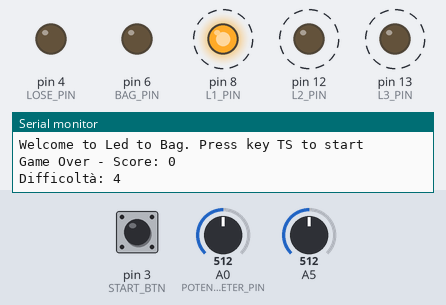
Bench run of a sketch on a simulated Arduino Uno, built with avr-gcc and run on an emulated ATmega328P. Shown: output pins drawn as LEDs (lit = HIGH), the last lines printed to the serial monitor. Dashed ring = blinking. Inputs (shaded band) come from the test bench; at power-on: pin 3 (START_BTN) LOW, A0 (POTENTIOMETER_PIN) = 512, A5 = 512. Random numbers use the default seed unless the sketch sets one.

Above: at 2.55 s.
3.0 s: pin 3 (START_BTN) pulled HIGH for 0.15 s
At 7.1 s:
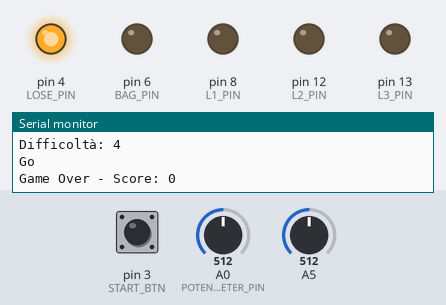
At 8.65 s:
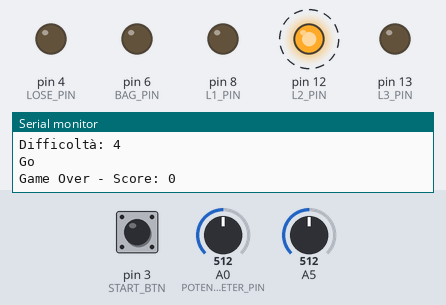
9.1 s: pin 3 (START_BTN) pulled HIGH for 1 s
At 14.75 s:
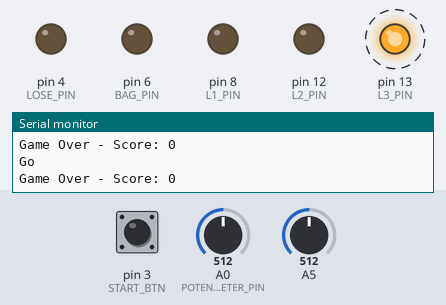
Timing chart, 0 to 19.1 s (numbered marks = the images above; inputs shaded):
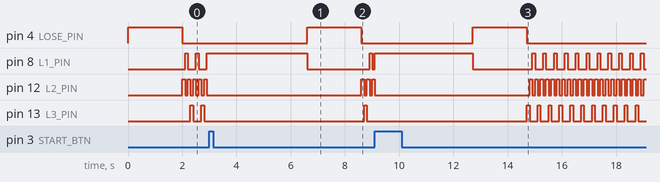

The sketch:

led_to_bag.ino
```cpp
#include "MiniTimerOne.h" /* Library that manage the Timer1 of an ATmega328P processor on a Arduino Uno wrote by Matteo Castellucci and Giorgia Rondinini*/

#define DEFAULT_INTERRUPT_PERIOD 4000000 /* Base period of first round in microseconds */
#define DEBOUNCE_DELAY 150  /* Time to wait to avoid debounce problems */
#define L3_PIN 13
#define L2_PIN 12
#define L1_PIN 8
#define BAG_PIN 6
#define LOSE_PIN 4
#define POTENTIOMETER_PIN A0
#define START_BTN 3
#define MOVE_BTN 2
#define LED_BAG_INDEX 3
#define LED_LOSE_INDEX 4

// Functions declaration
void startGame(); /* Start the game */
void moveLed(); /* Move the switched on led to the next position during the blinking led phase */
void moveDown(); /* Move the switched on led to the next position during the game phase */
void interruptLose(); /* If the time of the round is spent, this method is called by interrupt to end the game (TimerOne) */
void readDifficulty(); /* Read the difficulty chosen by the user */
void refreshLed(); /* Update led status during the game phase */

// Global variables declaration
int leds[5] = {L3_PIN, L2_PIN, L1_PIN, BAG_PIN, LOSE_PIN}; /* All led pins */
int ledIndexOfBlinking = 0; /* Index of vector 'leds' of which led is switched on during the blinking phase */
int direction = 1; /* Direction of led movement during the blinking phase */
int difficulty = 0; /* Difficulty of the game: from 1 (EASY) to 8 (HARD) */
int fadeAmount = 5; /* Value to increas or decreas to manage duty cicle of white led */
int currIntensity = 0; /* Actual intensity of white led (PWM) */
int roundNumber = 0; /* Number of actual round in the game phase */
long prevTimeMoveDown = 0; /* Usefull to manage the bouncing of the move button */
long prevTimeStart = 0; /* Usefull to manage the bouncing of the game start button */
long actualPeriod = 0; /* Actual interrupt period - duration of this round */
bool inRound = false; /* TRUE: First led has alredy been switched on | FALSE: First led has to be switched on */
bool moveOn = false; /* TRUE: Fade of white led completed, play next round
                        FALSE: Fade of white led hasn't been completed yet, don't start next round */
volatile bool hasLose = false; /* TRUE: Player has lost | FALSE: Player hasn't lost yet */
volatile int currentLedIndex = 0; /* Index of vector 'leds' of which led is switched on during the game phase */
volatile bool inGame = false; /* TRUE: Game is on | FALSE: Game has to be started */

void setup() {
  pinMode(L1_PIN, OUTPUT);
  pinMode(L2_PIN, OUTPUT);
  pinMode(L3_PIN, OUTPUT);
  pinMode(BAG_PIN, OUTPUT);
  pinMode(LOSE_PIN, OUTPUT);
  pinMode(START_BTN, INPUT);
  pinMode(MOVE_BTN, INPUT);
  Serial.begin(9600);
  Serial.println("Welcome to Led to Bag. Press key TS to start");
  attachInterrupt(digitalPinToInterrupt(START_BTN), startGame, RISING);
  /* Initialize timer interrupt in order to manage the duration of rounds */
  MiniTimer1.init();
  MiniTimer1.attachInterrupt(interruptLose);
}

void loop() {
  /* Catch lose event */
  noInterrupts();
  bool hasLoseCopy = hasLose;
  interrupts();
  if (hasLoseCopy == true) {
    detachInterrupt(digitalPinToInterrupt(MOVE_BTN));
    digitalWrite(L3_PIN, LOW);
    digitalWrite(L2_PIN, LOW);
    digitalWrite(L1_PIN, LOW);
    digitalWrite(BAG_PIN, LOW);
    digitalWrite(LOSE_PIN, HIGH);
    Serial.print("Game Over - Score: ");
    Serial.println(roundNumber);
    delay(2000); /* Red led is on for two seconds */
    digitalWrite(LOSE_PIN, LOW);
    roundNumber = 0;
    currentLedIndex = 0;
    currIntensity = 0;
    fadeAmount = 5;
    hasLose = false;
    moveOn = false;
    inRound = false;
    inGame = false;
    EIFR = _BV(INTF1); /* This call is used to free the interrupt buffer into ATmega328P pin 3.
                          Is usefull to be sure that the buffer doesn't remember possible interrupt on pin 3
                          occurred during a section where interrupts were disabled. This becouse ATmega328P
                          remember at most one interrupt call occurred during a no interrupt phase and, once
                          it exits by that section, it checks any calls made.*/
    attachInterrupt(digitalPinToInterrupt(START_BTN), startGame, RISING);
  }
  /* If the player isn't in game the three green leds blink */
  noInterrupts();
  bool inGameCopy = inGame;
  interrupts();
  if (!inGameCopy) {
    readDifficulty();
    moveLed();
    delay(100);
  } else { /* If the player is in game: */
    if (!inRound) { /* Need to switch on the first led once a round */
      detachInterrupt(digitalPinToInterrupt(START_BTN));
      digitalWrite(L3_PIN, LOW);
      digitalWrite(L2_PIN, LOW);
      digitalWrite(L1_PIN, LOW);
      digitalWrite(BAG_PIN, LOW);
      digitalWrite(LOSE_PIN, LOW);
      /* Switch on the first led */
      randomSeed(analogRead(5));
      currentLedIndex = random(3);
      digitalWrite(leds[currentLedIndex], HIGH);
      inRound = true;
      /* Set the duration of the round */
      calculatePeriod();
      MiniTimer1.setPeriod(actualPeriod);
      MiniTimer1.reset(); /* setPeriod() and start() don't set to zero the counter of TimerOne */
      MiniTimer1.start();
      EIFR = _BV(INTF0); /*This call is used to free the interrupt buffer into ATmega328P pin 2*/
      attachInterrupt(digitalPinToInterrupt(MOVE_BTN), moveDown, RISING);
      /* Start the round */
    } else {  /* Update led status during the game phase */
      refreshLed();
    }
  }

}

void refreshLed() {
  noInterrupts();
  int currentLedIndexCopy = currentLedIndex;
  interrupts();
  digitalWrite(leds[0], currentLedIndexCopy == 0 ? HIGH : LOW);
  digitalWrite(leds[1], currentLedIndexCopy == 1 ? HIGH : LOW);
  digitalWrite(leds[2], currentLedIndexCopy == 2 ? HIGH : LOW);
  if (currentLedIndexCopy == LED_BAG_INDEX) { /* Manage fade of bag led when the player goes on it*/
    MiniTimer1.stop();
    analogWrite(BAG_PIN, currIntensity);
    /* Manage intensity of the faded led, if the fade is over start the new round.*/
    currIntensity = currIntensity + fadeAmount; /* First it lights up completely */
    if (currIntensity == 255) { /* Then goes down */
      fadeAmount = -fadeAmount ;
      moveOn = true;
    } else if (currIntensity == 0 && moveOn == true) { /* At the end of the fade it start the next round */
      inRound = false;
      fadeAmount = -fadeAmount;
      roundNumber++;
      Serial.print("Another object in the bag! Count: ");
      Serial.print(roundNumber);
      Serial.println(" objects");
    }
    delayMicroseconds(15000);
  } else if (currentLedIndexCopy == LED_LOSE_INDEX) { /* Manage the red led when the player goes on it */
    MiniTimer1.stop();
    hasLose = true;
  } else {
    delayMicroseconds(200); /* Wait to refresh */
  }
}

void interruptLose() {
  MiniTimer1.stop();
  hasLose = true;
}

void moveDown() {
  long currentTime = millis();
  if (currentTime - prevTimeMoveDown > DEBOUNCE_DELAY) {
    if (currentLedIndex != LED_LOSE_INDEX) {
      currentLedIndex++;
      prevTimeMoveDown = currentTime;
    }
  }
}

void startGame() {
  long currentTime = millis();
  if (currentTime - prevTimeStart > DEBOUNCE_DELAY) {
    Serial.println("Go");
    inGame = true;
    prevTimeStart = currentTime;
  }
}

void moveLed() {
  digitalWrite(leds[ledIndexOfBlinking % 3], LOW);
  ledIndexOfBlinking += direction;
  digitalWrite(leds[ledIndexOfBlinking % 3], HIGH);
  if (ledIndexOfBlinking == 2 || ledIndexOfBlinking == 0) {
    direction *= -1;
  }
}

void readDifficulty() {
  /* Map analog values on a range of eight value (from 1 to 8) */
  int analogValue = analogRead(POTENTIOMETER_PIN);
  int temp = analogValue % 128 ? analogValue / 128 + 1 : analogValue / 128;
  temp += (temp == 0 ? 1 : 0);
  if (temp != difficulty) {
    difficulty = temp;
    Serial.print("Difficoltà: ");
    Serial.println(difficulty);
  }
}

void calculatePeriod() {
  if (roundNumber == 0) { /* If it's the first round it creates a time based on difficulty chosen by the user */
    actualPeriod = 100000 * difficulty;
    actualPeriod = DEFAULT_INTERRUPT_PERIOD - actualPeriod;
  } else { /* If it's not the first round, it removes 1/8 by the previus time for each round */
    long delta = actualPeriod / 8;
    actualPeriod = actualPeriod - delta;
    if (actualPeriod <= 0) {
      actualPeriod  = 0;
    }
  }
}
```

MiniTimerOne.cpp
```cpp
/*
 * Implementation of a class for the management of the 16 bit Timer1 on the ATmega328P mounted on an Arduino Uno.
 * Authors: Matteo Castellucci, Giorgia Rondinini
 * Date: 17-10-2019
 */

#include "MiniTimerOne.h"

#define TIMER1_MAX_VALUE 65536UL
#define CYCLES_PER_MICROSEC 16

// A function that does nothing, useful for initializing and resetting the routine called with a timer interrupt
void emptyCallback(void) {}

MiniTimerOne *MiniTimerOne::SINGLETON {};

MiniTimerOne *MiniTimerOne::getInstance(void) {
    return SINGLETON;
}

// Default constructor
MiniTimerOne::MiniTimerOne(void) {
    this->_clockSelectBits = 0;
    this->_isrCallback = emptyCallback;
}

void MiniTimerOne::init(void) {
    TCCR1B = _BV(WGM12); // Setting the timer mode, CTC, and disabling the timer clock source (stopping it)
    TCCR1A = 0; // No flag in this register is needed
    TIMSK1 = 0; // Disabling interrupts capture
    cli(); // Disabling interrupts, because TCNT1 setting is not an atomic operation
    TCNT1 = 0; // Resetting the timer count
    sei(); // Re-enabling interrupts
}

void MiniTimerOne::setPeriod(unsigned long int period) {
    const unsigned long int cycles = CYCLES_PER_MICROSEC * period;
    const int prescalerValues[] = { 1, 8, 64, 256, 1024 };
    const unsigned int csBitsValues[] = { _BV(CS10), _BV(CS11), _BV(CS11) | _BV(CS10), _BV(CS12), _BV(CS12) | _BV(CS10) };
    bool timerSet = false;

    for (int i = 0; i < 5 && !timerSet; i++) {
        if (cycles < TIMER1_MAX_VALUE * prescalerValues[i]) {
            /*
             * To start the timer three bits will need to be set in the TCCR1B register for the prescaler value.
             * How those bits needs to be set depends on how long the period of the timer is, because the value
             * of the period must fit the "compare match" register (OCR1A) and the prescaler is needed to downscale it.
             * Setting those bits will start the timer, so their value is temporarily stored in _clockSelectBits.
             */
            this->_clockSelectBits = csBitsValues[i];
            cli(); // Disabling interrupts, because OCR1A setting is not an atomic operation
            OCR1A = cycles / prescalerValues[i]; // Setting the value with which the counter (TCNT1) will be compared
            sei(); // Re-enabling interrupts
            timerSet = true;
        }
    }
    /*
     * If value exceeds the maximum value the register can hold, even with the maximum prescaler value, it sets the register
     * value to the maximum value.
     */
    if (!timerSet) {
        this->_clockSelectBits = _BV(CS12) | _BV(CS10);
        cli(); // Disabling interrupts, because OCR1A setting is not an atomic operation
        OCR1A = TIMER1_MAX_VALUE - 1;
        sei(); // Re-enabling interrupts
    }
}

void MiniTimerOne::attachInterrupt(void (*isr)(void)) {
    this->_isrCallback = isr; // Setting the function to be called on the interrupt capture
    TIMSK1 |= _BV(OCIE1A); // Enabling interrupts capture
}

void MiniTimerOne::detachInterrupt(void) {
    TIMSK1 = 0; // Disabling interrupts capture
    this->_isrCallback = emptyCallback; // Resetting function called on interrupt to an empty one
}

void MiniTimerOne::start(void) {
    TCCR1B |= this->_clockSelectBits; // Setting the clock source, and consequently starting the timer
}

void MiniTimerOne::stop(void) {
    TCCR1B = _BV(WGM12); // Disabling the timer clock source (stopping it), and setting the timer mode (CTC)
}

void MiniTimerOne::reset(void) {
    cli(); // Disabling interrupts, because TCNT1 setting is not an atomic operation
    TCNT1 = 0; // Resetting the timer counter, to start a new period
    sei(); // Re-enabling interrupts
}

void (*MiniTimerOne::getCallback(void))(void) {
    return this->_isrCallback;
}

// Creating an "alias" to the singleton instance of this class so as to easily access it from the Arduino code
MiniTimerOne MiniTimer1 = *MiniTimerOne::getInstance();

/*
 * Setting that the function to be called during an interrupt generated by the timer in CTC mode is the one
 * previously set by attachInterrupt and saved into the object.
 */
ISR(TIMER1_COMPA_vect) {
    (MiniTimer1.getCallback())();
}
```

MiniTimerOne.h
```cpp
/*
 * Definition of a class for the management of the 16 bit Timer1 on the ATmega328P mounted on an Arduino Uno.
 * Authors: Giorgia Rondinini, Matteo Castellucci
 * Date: 17-10-2019
 */

#ifndef __MINI_TIMER_1_H__
#define __MINI_TIMER_1_H__

#include "Arduino.h"

/*
 * This class represents an interface from which to manage the Timer 1 of an ATmega328P processor on a Arduino Uno. It
 * can be use to manage it as a timer in the strict sense of the word, with functionalities for only starting, stopping
 * and resetting it. Moreover, it can perform an action when the specified period of time has elapsed. It can count
 * up to four seconds, more or less, because of the size of the ATmega328P's registers. Every value greater than
 * that will be subsituted by the maximum value allowed into the counter register (2^16 - 1).
 */
class MiniTimerOne {
    public:
        /*
         * Returns a pointer to the only instance of this class.
         */
        static MiniTimerOne *getInstance();
        /*
         * Initializes the timer so as to use the CTC (Clear Timer on Compare match) timer mode, stop the timer from
         * counting CPU clock cycles and reset its counter to zero.
         * It must be called one time before using the timer, otherwise it can bring to unpredictable results.
         */
        void init(void);
        /*
         * Sets the period of the timer after which the counter is put to zero and an interrupt is generated.
         * Not calling this function before starting the timer can bring to unpredictable results.
         */
        void setPeriod(unsigned long int period);
        /*
         * Sets the function called when the interrupt is fired and enables the firing of interrupts for the timer.
         * If this method is not called, the function is a routine which does nothing.
         */
        void attachInterrupt(void (*isr)(void));
        /*
         * Disables the firing of interrupts, and set the function called when an interrupt is fired to a one that does nothing.
         */
        void detachInterrupt(void);
        /*
         * Starts the timer.
         */
        void start(void);
        /*
         * Stops the timer. It doesn't reset the value of the counter. That means that calling the start function after this one,
         * without calling the reset function, will cause the first interrupt to be called after the residual time period.
         */
        void stop(void);
        /*
         * Sets the timer counter to zero. It doesn't stop the timer from counting.
         */
        void reset(void);
        /*
         * Returns the callback routine currently called when the interrupt is fired.
         */
        void (*getCallback(void))(void);
    private:
        static MiniTimerOne *SINGLETON;

        MiniTimerOne(void);

        void (*_isrCallback)(void);
        char _clockSelectBits;
};

//Global variable accessible from the Arduino code for facilitating the use of this timer library
extern MiniTimerOne MiniTimer1;

#endif
```

Measured:
- after the input at 3.0 s, pin 4 (LOSE_PIN): LOW → HIGH after 3.6 s, → LOW 2.0 s later
- after the input at 9.1 s, pin 4 (LOSE_PIN): LOW → HIGH after 3.6 s, → LOW 2.0 s later
- by itself, pin 12 (L2_PIN): repeats every 0.20 s: HIGH 0.10 s, LOW 0.10 s
